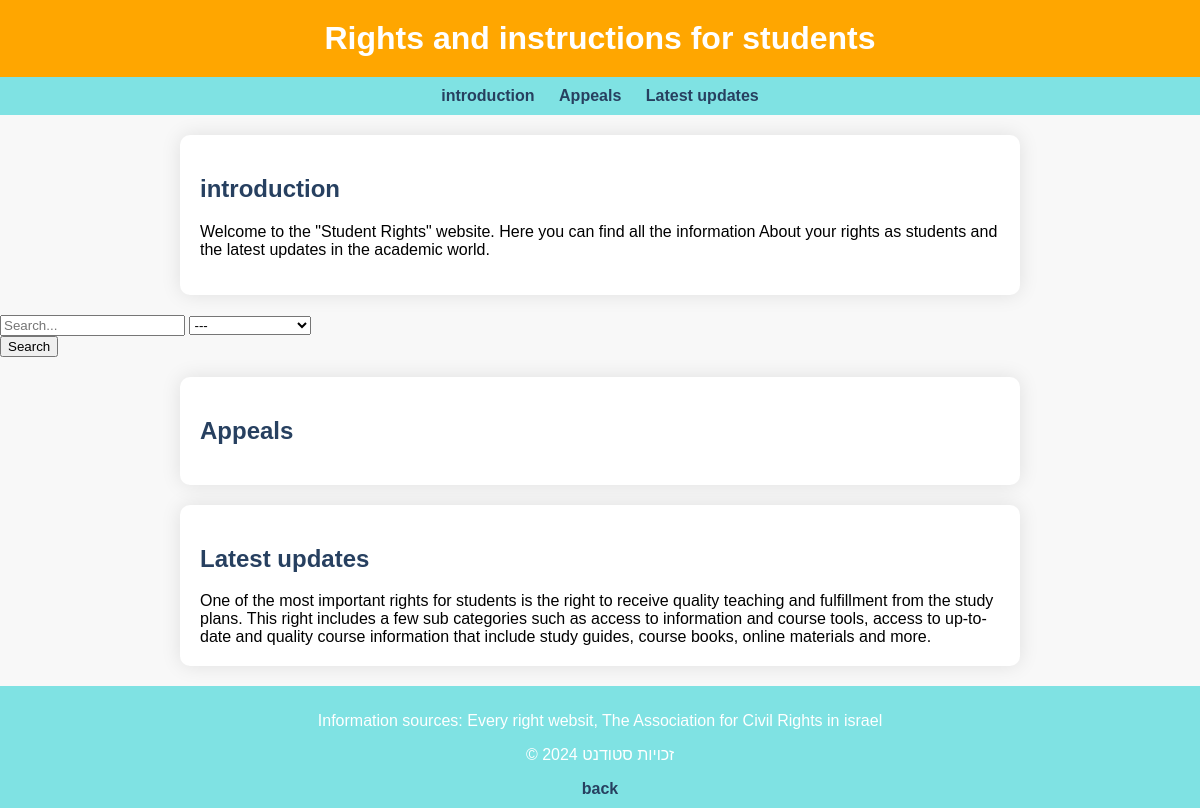
Page /authentication/student-rights/ on the earlier database version.
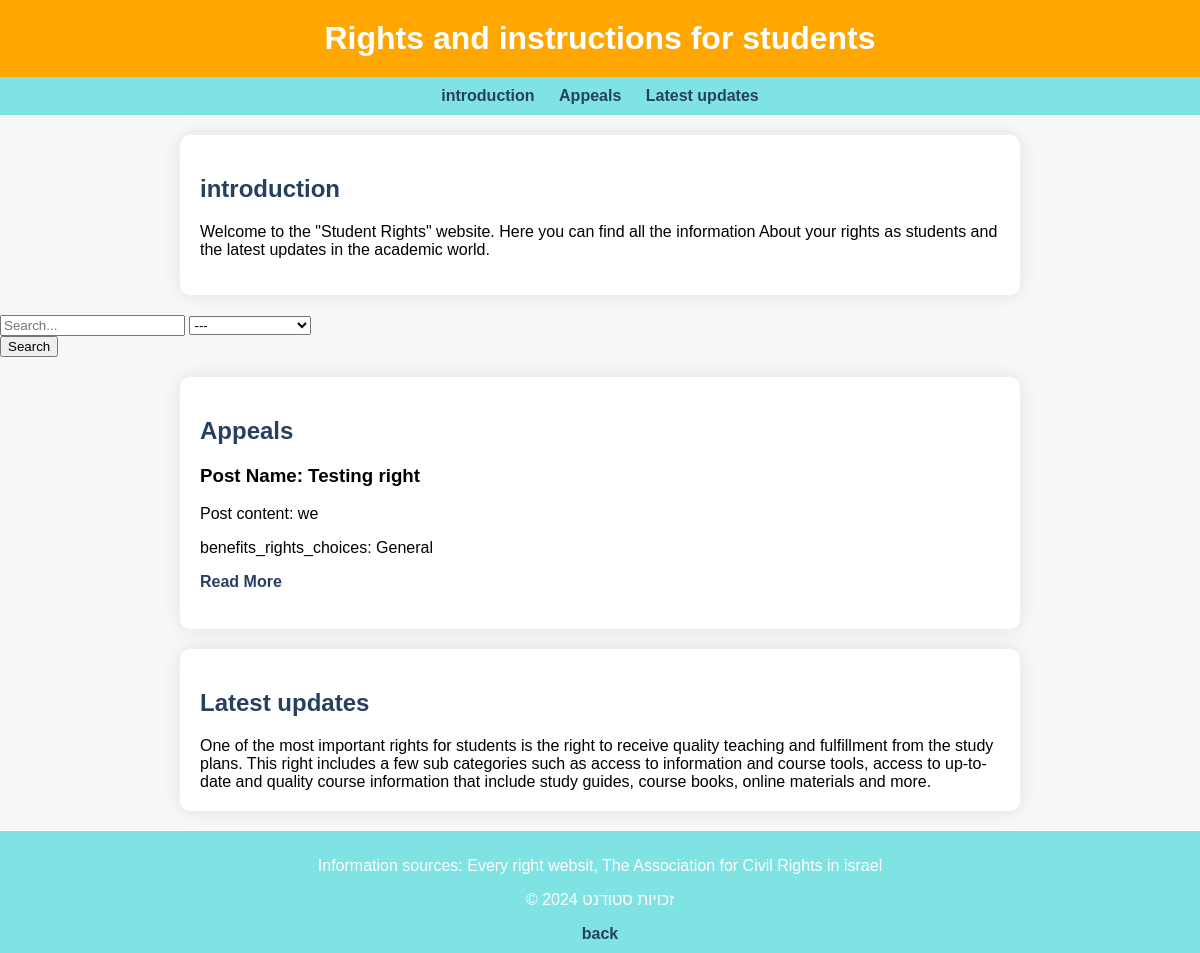
Same page on the later database version.
### blog/models.py (models this page shows, shortened)
class Post(models.Model):
    title = models.CharField(max_length=200, unique=True) #unique is an valiation to check if max length is not greater.
    slug = models.SlugField(max_length=200, unique=True,null=True)#checks that it gets only string,chars,numbers, DELETE!
    author = models.ForeignKey(get_user_model(), on_delete=models.CASCADE,null=True)
    isanonymous = models.BooleanField(default=False)#giving the option to make a anonymous sumbit
    Topic_choice = models.CharField(max_length=100,choices=Topic_choice,null=True)
    benefits_rights_choices = models.CharField(max_length=100,choices=rights_benefits_choice,null=True)
    benefits_choices = models.CharField(max_length=100,choices=benefits_choice,null=True)#for benefits page.
    reserve_choices = models.CharField(max_length=100,choices=reserve_choices,null=True)
    content = models.TextField()
    created_on = models.DateTimeField(auto_now_add=True)
    author_url  = models.URLField(blank=True, null=True)
    isright = models.BooleanField(default=False)#rights posts.
    isbenefits = models.BooleanField(default=False)#for events posts
    isreserve = models.BooleanField(default=False)#for reserve(soilders_posts)posts
    header_image = models.FileField(null=True,blank =True,upload_to="images/",validators=[validate_file_extension,sizefile])#images.
    department_choices = models.CharField(max_length = 200, choices = department_choice,default = 'tech')
    class Meta:
        ordering = ['-created_on']#See when the blog was posted.

### blog/views.py (the view)
# urls.py: path('student-rights/', editorspost, name='student-rights'),
def editorspost(request):
    post_list_userse = Post.objects.all()
    editor_posts = [] # List to store editor's posts
    editors = Editor.objects.all()
    query = request.GET.get('query')
    benefits_rights_choices = request.GET.get('benefits_rights_choices')
    if query:
        post_list_userse = post_list_userse.filter(
            Q(title__icontains=query) | Q(content__icontains=query)
        )
    if benefits_rights_choices:
        post_list_userse = post_list_userse.filter(benefits_rights_choices=benefits_rights_choices)
    for post in post_list_userse:
        for editor in editors:
            if post.author == editor.user:
                editor_posts.append(post)
    return render(request, 'studentsrights.html', {'post_list': editor_posts})

### blog/templates/studentsrights.html (shortened to what this page needs)
<!DOCTYPE html>
<html lang="en">
<head>
    {%load static%}
    <link rel="stylesheet" href="{% static 'studentsrights.css' %}">
</head>
<body>
    <header>
        <h1>Rights and instructions for students</h1>
    </header>
    <nav>
        <ul>
            <li><a href="#rights-intro">introduction</a></li>
            <li><a href="#rights-list">Appeals</a></li>
            <li><a href="#latest-updates">Latest updates</a></li>
        </ul>
    </nav>
    <section id="rights-intro">
        <h2>introduction</h2>
        <p>
            Welcome to the "Student Rights" website. Here you can find all the information
            About your rights as students and the latest updates in the academic world.</p>
    </section>
    <form action="">
        <div class="search-box">
            <form method="GET" action="{% url 'studentrights' %}" class="mb-4">
                <div class="search-box">
                    <div class="input-group">
                        <input type="text" name="query" class="form-control" placeholder="Search...">
                        <select name="benefits_rights_choices" class="form-control">
                            <option value="" disabled selected>---</option>
                        </select>
                        <div class="input-group-append">
                            <button type="submit" class="btn btn-primary">Search</button>
                        </div>
                    </div>
                </div>
            </form>
        </div>
    <section id="Appeals">
        <h2>Appeals</h2>
        {% for post in post_list %}
            {%if post.isright %}
                <h3>Post Name: {{ post.title }}</h3>
                <p>Post content: {{ post.content }}</p>
                <p>benefits_rights_choices: {{post.benefits_rights_choices}}</p>
                <a href="{% if post.slug %}{% url 'post_detail' post.slug %}{% endif %}" class="btn btn-primary">Read More</a>
                <br></br>
            {%endif%}
        {%endfor %}
    </section>
    <section id="latest-updates">
        <h2>Latest updates</h2>
        <div id="updates-container">
            One of the most important rights for students is the right to receive quality teaching and fulfillment from the study plans.
This right includes a few sub categories such as access to information and course tools,  access to up-to-date and quality course information that include study guides, course books, online materials and more.
        </div>
    </section>
    <footer>
        <p>Information sources: Every right websit, The Association for Civil Rights in israel</p>
        <p>&copy; 2024 זכויות סטודנט</p>
        {% if request.user.editor %}
            <li><a href="{% url 'homepage_editor' %}" class="link">Home</a></li>
        {% else %}
            {% if user.is_superuser %}
              <li><a href="{% url 'homepage_admin' %}" class="link">Home</a></li>
            {% else %}
                <a href="{% url 'homepage' %}" class="back-button">back</a>
            {% endif %}
        {% endif %}
    </footer>
</body>
</html>

Differences in the rows shown:
added Post: title "Testing right", content "we", benefits_rights_choices "General"
